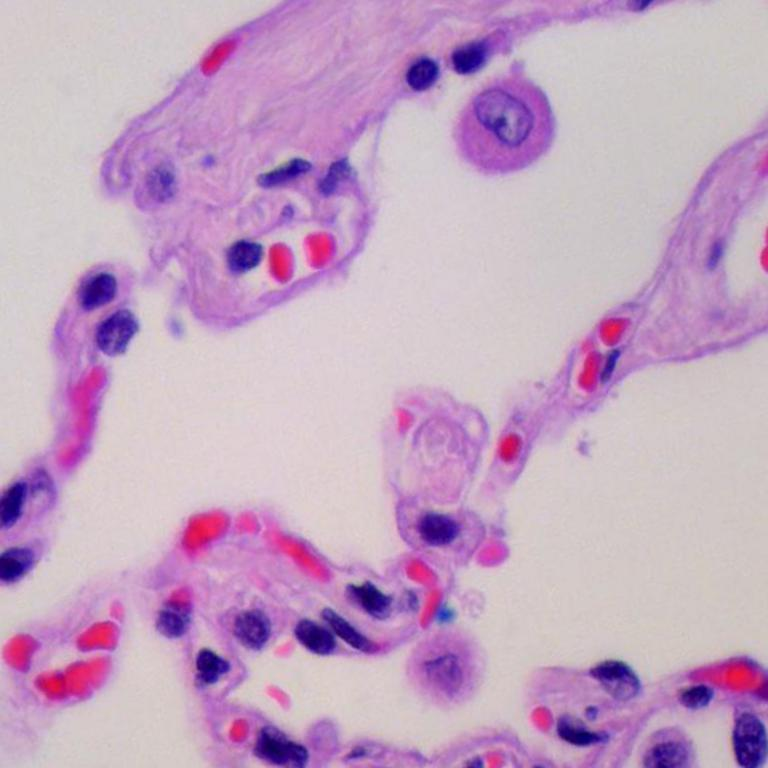
#> input picture lung_n.jpeg, 768 x 768 px, found by its file name
$ python purple_region.py   (older library calls are emulated)
#> lines starting #> are read from the running program, lines starting #| are printed output that depends on the picture; after the words box and inside, x2 and y2 are one past the last pixel; in counts of white or black regions, pixels touching at a corner belong together
import cv2
import matplotlib.pyplot as plt
import numpy as np

img = cv2.imread('lung_n.jpeg', cv2.IMREAD_UNCHANGED)
#> img is the input picture: shape (768, 768, 3); mean B, G, R 194.9, 164.4, 196.5
plt.imshow(img)

img_rgb = cv2.cvtColor(img, cv2.COLOR_BGR2RGB)
plt.imshow(img_rgb)

img_gray = cv2.cvtColor(img, cv2.COLOR_BGR2GRAY)
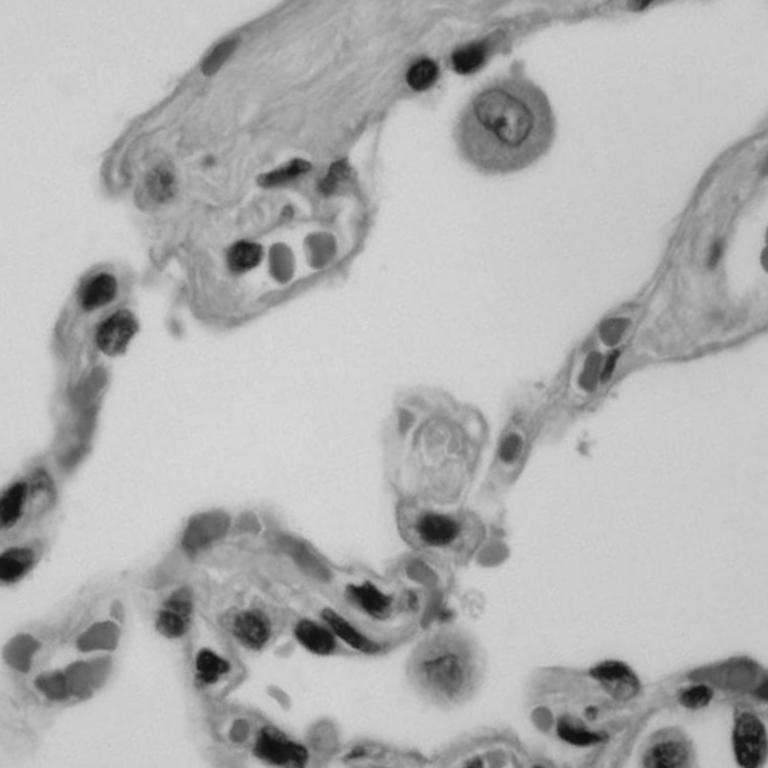
#> img_gray: shape (768, 768); min 13, max 218, mean 177.5
_, binary = cv2.threshold(img_gray, 120, 255, cv2.THRESH_BINARY_INV)
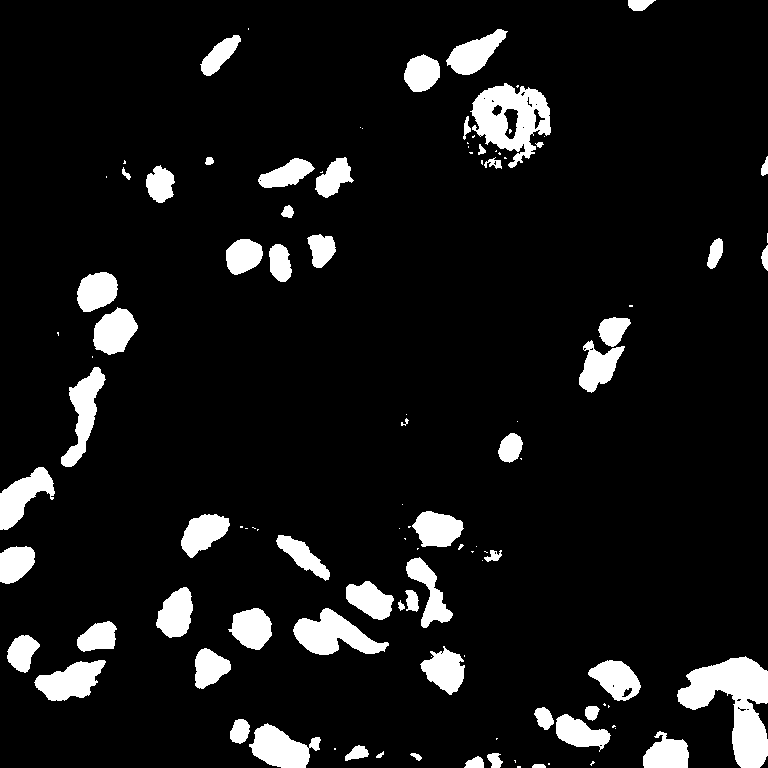
#> binary: shape (768, 768); 8.9% white; 110 white regions (50 under 20 px), largest, box (x1, y1, x2, y2) and area: (677, 656, 768, 768) 5055, (470, 83, 551, 168) 3662, (293, 608, 389, 655) 2367
plt.imshow(binary, cmap="gray")
plt.show()
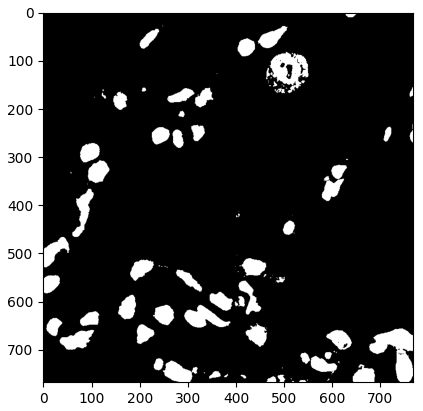
#> figure drawn by matplotlib, 1 panel; B, G, R data is drawn as R, G, B

ret, thresh = cv2.threshold(img_gray, 120, 255, 0)
#> thresh: shape (768, 768); 91.1% white; 110 black regions (50 under 20 px)
_, contours, hierarchy = cv2.findContours(thresh, cv2.RETR_TREE, cv2.CHAIN_APPROX_SIMPLE)
#> contours = 128 contours, 70 with area under 20; largest, box (x1, y1, x2, y2) and area: (0, 0, 768, 768) 576096, (469, 82, 552, 169) 4308, (292, 607, 390, 656) 2482, (60, 366, 107, 468) 1925, (33, 659, 107, 702) 1859
"""
i = 1
cnt = contours[i]
cv2.drawContours(img, [cnt], 0,(255,0,0), 0)
print("Showing {}th contour".format(i+1))
plt.imshow(img)
plt.show()
"""

cnts = contours
#> cnts has the same summary as contours

print(len(contours))
#| 128
cv2.drawContours(img, contours, 0, 255, -1)
#> img: shape (768, 768, 3); 0.01% of pixels changed, all inside (x1, y1, x2, y2) = (760, 756, 768, 768)
for cnt in cnts:
    area = cv2.contourArea(cnt)
    print(area)
    x,y,w,h = cv2.boundingRect(cnt) # offsets - with this you get 'mask'
    #cv2.rectangle(img,(x,y),(x+w,y+h),(0,255,0),2)
    print('Average color (BGR): ',np.array(cv2.mean(img[y:y+h,x:x+w])).astype(np.uint8))
#> this loop made 128 passes
#> (area, x, y, w, h) on passes 1, 4, 6, 10, 11, 14, 16, 19, 20, 22, 23, 26: (31.5, 760, 756, 8, 12), (225.5, 747, 699, 21, 40), (576096, 0, 0, 768, 768), (64, 409, 752, 14, 10), (39.5, 375, 750, 10, 9), (259.5, 344, 744, 26, 18), (134, 308, 736, 14, 16), (408, 229, 718, 22, 27), (1235, 555, 713, 57, 38), (330.5, 533, 706, 22, 25), (187.5, 584, 705, 17, 17), (1428.5, 587, 659, 55, 43)
#> (printed output is left out)
plt.imshow(img)
plt.show()

# CHANGES

# Area threshold of 800 is too high. Performing

$ run again, with lungn2.jpeg copied over lung_n.jpeg
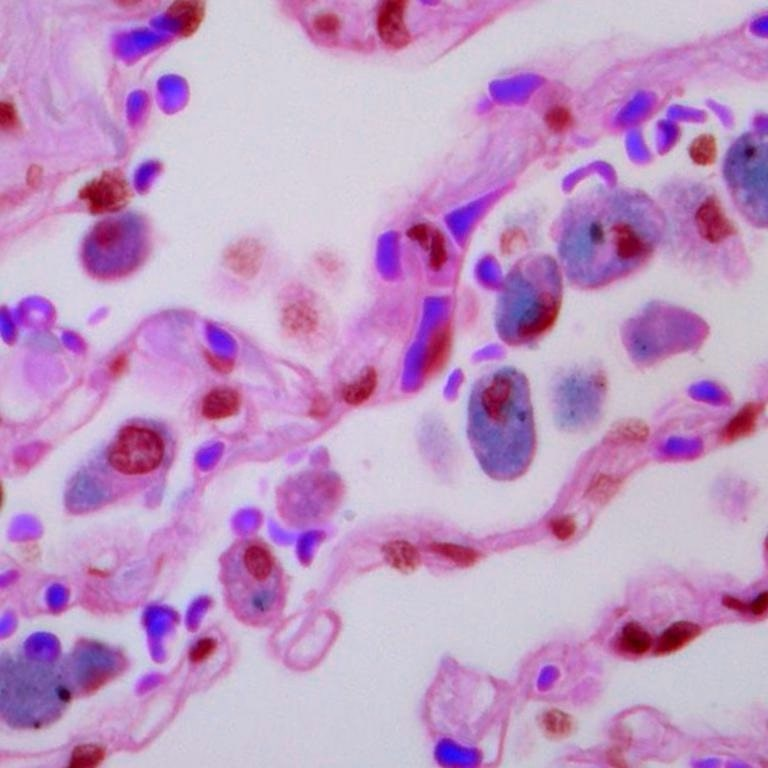
#> input picture lungn2.jpeg, 768 x 768 px, found by its file name
#> img is the input picture: shape (768, 768, 3); mean B, G, R 197.9, 152.9, 193.4
#> `_, binary = cv2.threshold(img_gray, 120, 255, cv2.THRESH_BINARY_INV)`:
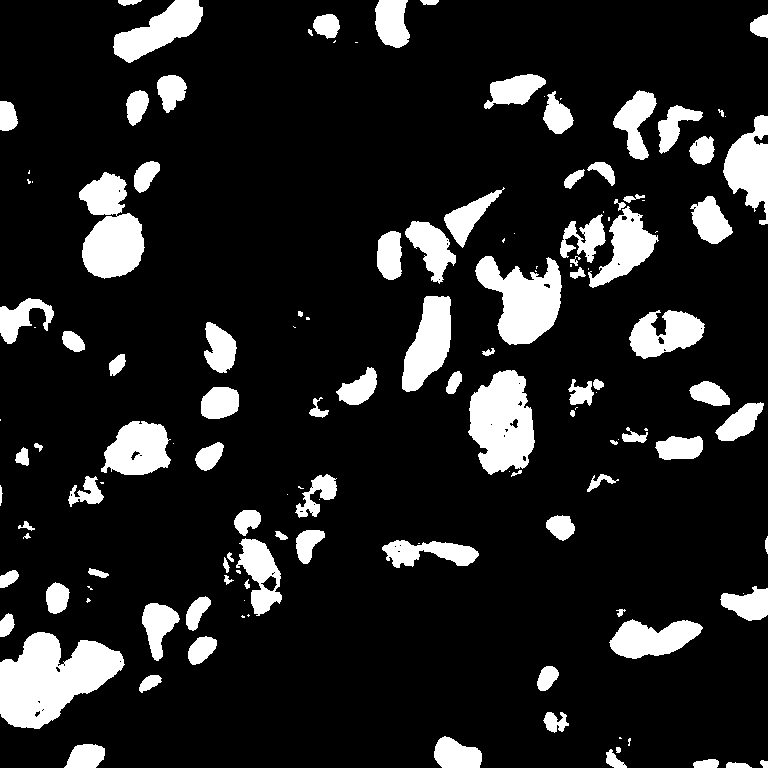
#> binary: shape (768, 768); 13.8% white; 138 white regions (42 under 20 px), largest, box (x1, y1, x2, y2) and area: (0, 632, 125, 729) 7344, (468, 370, 535, 475) 5023, (79, 172, 145, 279) 4561
#> `plt.show()`:
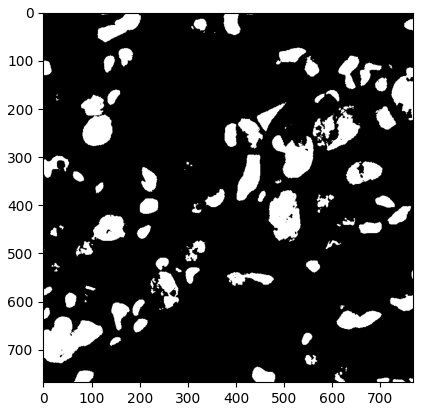
#> figure drawn by matplotlib, 1 panel; B, G, R data is drawn as R, G, B
#> thresh: shape (768, 768); 86.2% white; 138 black regions (42 under 20 px)
#> contours = 174 contours, 86 with area under 20; largest, box (x1, y1, x2, y2) and area: (0, 0, 768, 768) 567174, (467, 369, 536, 476) 5248, (474, 255, 563, 346) 4700, (81, 212, 146, 280) 3210, (401, 295, 452, 393) 3080
#> cnts has the same summary as contours
#| 174
#> img: shape (768, 768, 3); under 0.01% of pixels changed, all inside (x1, y1, x2, y2) = (35, 711, 40, 717)
#> the loop `for cnt in cnts:` made 174 passes
#> (area, x, y, w, h) on passes 6 to 8: (71, 754, 135, 14, 10), (567173.5, 0, 0, 768, 768), (36, 615, 746, 7, 8)
#> (printed output is left out)

$ run again, with sample_img_1.jpeg copied over lung_n.jpeg
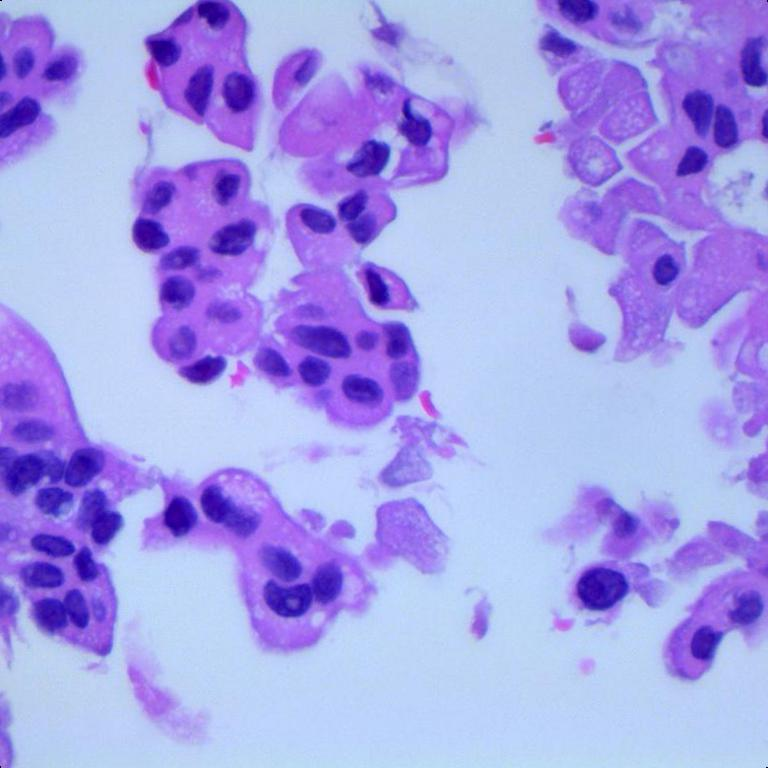
#> input picture sample_img_1.jpeg, 768 x 768 px, found by its file name
#> img is the input picture: shape (768, 768, 3); mean B, G, R 234.6, 159.3, 165.6
#> `_, binary = cv2.threshold(img_gray, 120, 255, cv2.THRESH_BINARY_INV)`:
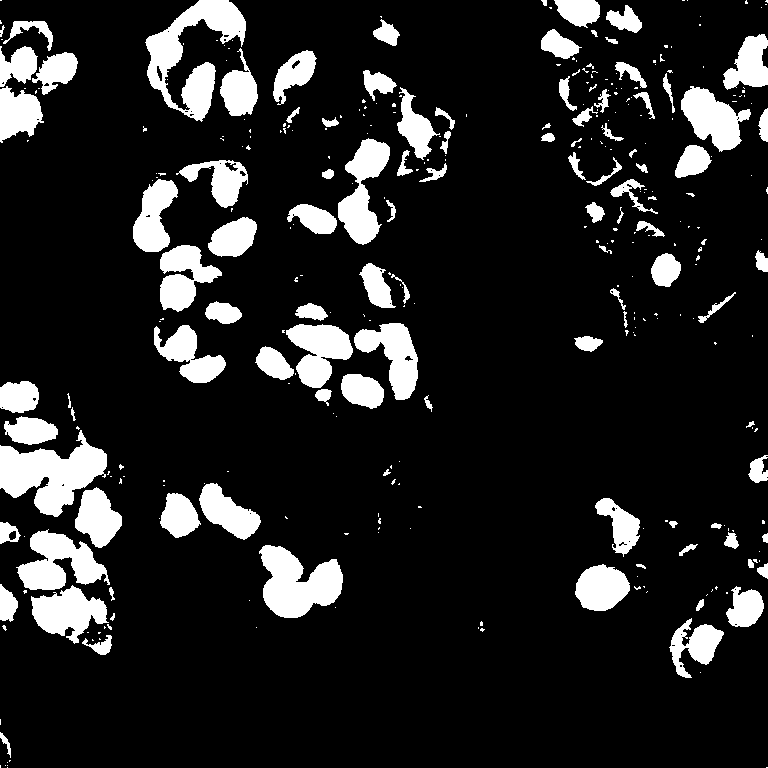
#> binary: shape (768, 768); 13.5% white; 342 white regions (234 under 20 px), largest, box (x1, y1, x2, y2) and area: (145, 0, 246, 122) 4881, (0, 430, 107, 517) 4867, (259, 545, 343, 618) 3885
#> `plt.show()`:
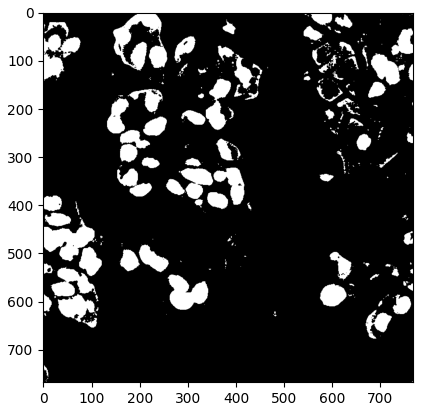
#> figure drawn by matplotlib, 1 panel; B, G, R data is drawn as R, G, B
#> thresh: shape (768, 768); 86.5% white; 342 black regions (234 under 20 px)
#> contours = 398 contours, 283 with area under 20; largest, box (x1, y1, x2, y2) and area: (0, 0, 768, 768) 569427, (258, 544, 344, 619) 4028, (15, 529, 111, 591) 3282, (337, 137, 391, 246) 2963, (285, 323, 354, 389) 2699
#> cnts has the same summary as contours
#| 398
#> img: shape (768, 768, 3); 0.01% of pixels changed, all inside (x1, y1, x2, y2) = (9, 531, 16, 540)
#> the loop `for cnt in cnts:` made 398 passes
#> (area, x, y, w, h) on passes 1, 4, 13: (38, 9, 531, 7, 9), (43, 762, 458, 6, 16), (28, 157, 66, 5, 15)
#> (printed output is left out)

$ run again, with sample_img_2.jpeg copied over lung_n.jpeg
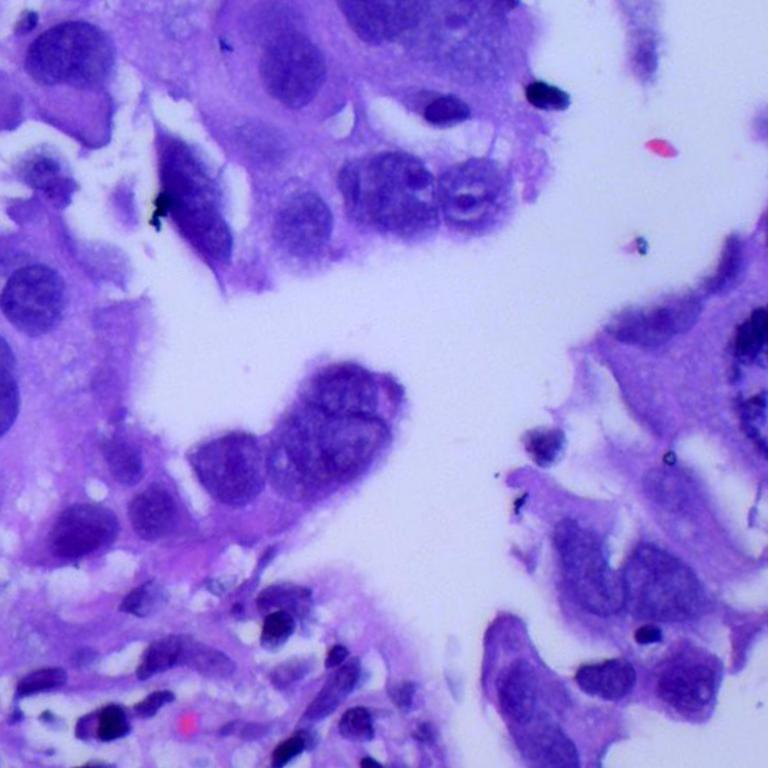
#> input picture sample_img_2.jpeg, 768 x 768 px, found by its file name
#> img is the input picture: shape (768, 768, 3); mean B, G, R 222.5, 124.6, 148.3
#> `_, binary = cv2.threshold(img_gray, 120, 255, cv2.THRESH_BINARY_INV)`:
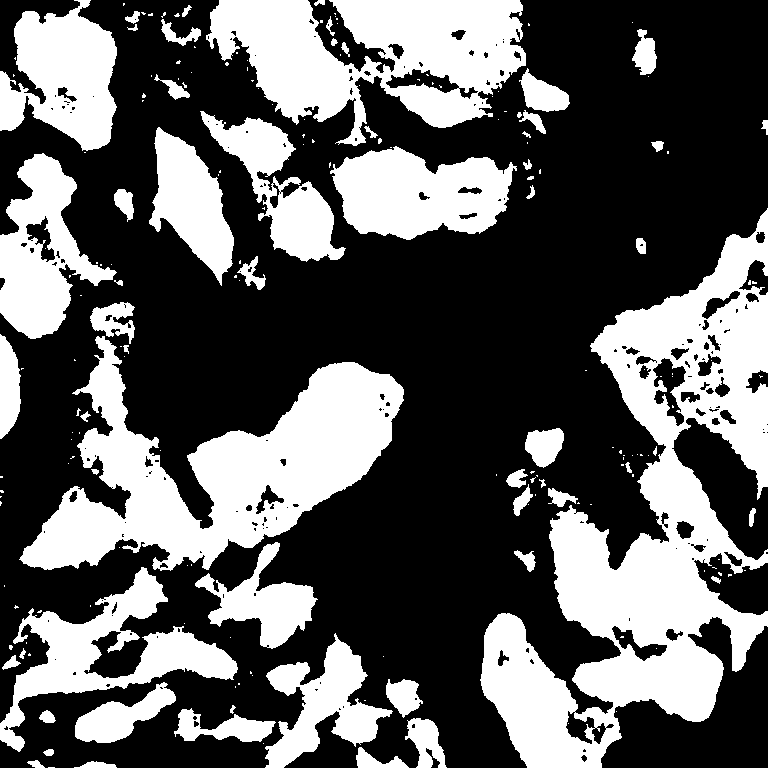
#> binary: shape (768, 768); 36.9% white; 198 white regions (136 under 20 px), largest, box (x1, y1, x2, y2) and area: (480, 208, 768, 768) 62051, (19, 336, 404, 571) 37354, (206, 0, 526, 146) 27009
#> `plt.show()`:
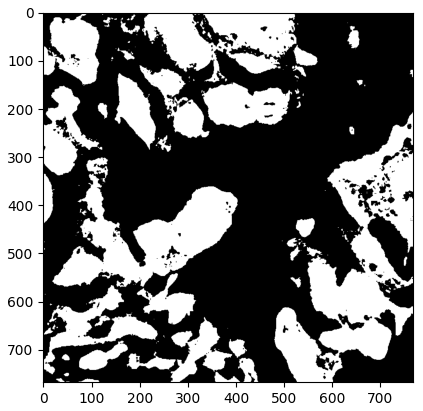
#> figure drawn by matplotlib, 1 panel; B, G, R data is drawn as R, G, B
#> thresh: shape (768, 768); 63.1% white; 198 black regions (136 under 20 px)
#> contours = 394 contours, 287 with area under 20; largest, box (x1, y1, x2, y2) and area: (0, 0, 768, 768) 417468, (18, 335, 405, 572) 38853, (601, 617, 768, 768) 12564, (329, 145, 518, 241) 12428, (199, 110, 347, 263) 7873
#> cnts has the same summary as contours
#| 394
#> img: shape (768, 768, 3); under 0.01% of pixels changed, all inside (x1, y1, x2, y2) = (581, 755, 587, 762)
#> the loop `for cnt in cnts:` made 394 passes
#> (area, x, y, w, h) on passes 3, 14, 18: (64, 426, 748, 14, 20), (63.5, 498, 650, 11, 16), (90.5, 666, 629, 17, 12)
#> (printed output is left out)
